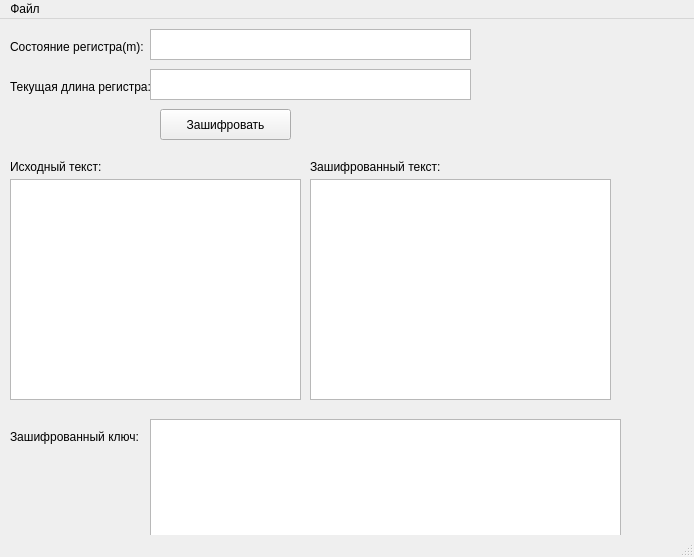
<?xml version="1.0" encoding="UTF-8"?>
<ui version="4.0">
 <class>MainWindow</class>
 <widget class="QMainWindow" name="MainWindow">
  <property name="geometry">
   <rect>
    <x>0</x>
    <y>0</y>
    <width>694</width>
    <height>557</height>
   </rect>
  </property>
  <property name="windowTitle">
   <string>MainWindow</string>
  </property>
  <widget class="QWidget" name="centralwidget">
   <widget class="QLabel" name="label">
    <property name="geometry">
     <rect>
      <x>10</x>
      <y>20</y>
      <width>141</width>
      <height>16</height>
     </rect>
    </property>
    <property name="text">
     <string>Состояние регистра(m):</string>
    </property>
   </widget>
   <widget class="QTextEdit" name="registerStateEdit">
    <property name="geometry">
     <rect>
      <x>150</x>
      <y>10</y>
      <width>321</width>
      <height>31</height>
     </rect>
    </property>
   </widget>
   <widget class="QLabel" name="label_2">
    <property name="geometry">
     <rect>
      <x>10</x>
      <y>60</y>
      <width>141</width>
      <height>16</height>
     </rect>
    </property>
    <property name="text">
     <string>Текущая длина регистра:</string>
    </property>
   </widget>
   <widget class="QTextEdit" name="LengthRegister">
    <property name="geometry">
     <rect>
      <x>150</x>
      <y>50</y>
      <width>321</width>
      <height>31</height>
     </rect>
    </property>
    <property name="readOnly">
     <bool>true</bool>
    </property>
   </widget>
   <widget class="QPushButton" name="decipherButton">
    <property name="geometry">
     <rect>
      <x>160</x>
      <y>90</y>
      <width>131</width>
      <height>31</height>
     </rect>
    </property>
    <property name="text">
     <string>Зашифровать</string>
    </property>
   </widget>
   <widget class="QLabel" name="label_3">
    <property name="geometry">
     <rect>
      <x>10</x>
      <y>140</y>
      <width>141</width>
      <height>16</height>
     </rect>
    </property>
    <property name="text">
     <string>Исходный текст:</string>
    </property>
   </widget>
   <widget class="QLabel" name="label_4">
    <property name="geometry">
     <rect>
      <x>310</x>
      <y>140</y>
      <width>141</width>
      <height>16</height>
     </rect>
    </property>
    <property name="text">
     <string>Зашифрованный текст:</string>
    </property>
   </widget>
   <widget class="QTextEdit" name="plainTextEdit">
    <property name="geometry">
     <rect>
      <x>10</x>
      <y>160</y>
      <width>291</width>
      <height>221</height>
     </rect>
    </property>
    <property name="readOnly">
     <bool>false</bool>
    </property>
   </widget>
   <widget class="QTextEdit" name="decipheredTextEdit">
    <property name="geometry">
     <rect>
      <x>310</x>
      <y>160</y>
      <width>301</width>
      <height>221</height>
     </rect>
    </property>
    <property name="readOnly">
     <bool>true</bool>
    </property>
   </widget>
   <widget class="QLabel" name="label_5">
    <property name="geometry">
     <rect>
      <x>10</x>
      <y>410</y>
      <width>141</width>
      <height>16</height>
     </rect>
    </property>
    <property name="text">
     <string>Зашифрованный ключ:</string>
    </property>
   </widget>
   <widget class="QTextEdit" name="decipheredKeyEdit">
    <property name="geometry">
     <rect>
      <x>150</x>
      <y>400</y>
      <width>471</width>
      <height>121</height>
     </rect>
    </property>
    <property name="readOnly">
     <bool>true</bool>
    </property>
   </widget>
  </widget>
  <widget class="QMenuBar" name="menubar">
   <property name="geometry">
    <rect>
     <x>0</x>
     <y>0</y>
     <width>694</width>
     <height>22</height>
    </rect>
   </property>
   <widget class="QMenu" name="menu">
    <property name="title">
     <string>Файл</string>
    </property>
    <addaction name="openAction"/>
    <addaction name="saveAction"/>
   </widget>
   <addaction name="menu"/>
  </widget>
  <widget class="QStatusBar" name="statusbar"/>
  <action name="openAction">
   <property name="text">
    <string>Открыть</string>
   </property>
  </action>
  <action name="saveAction">
   <property name="text">
    <string>Сохранить</string>
   </property>
  </action>
 </widget>
 <resources/>
 <connections/>
</ui>
